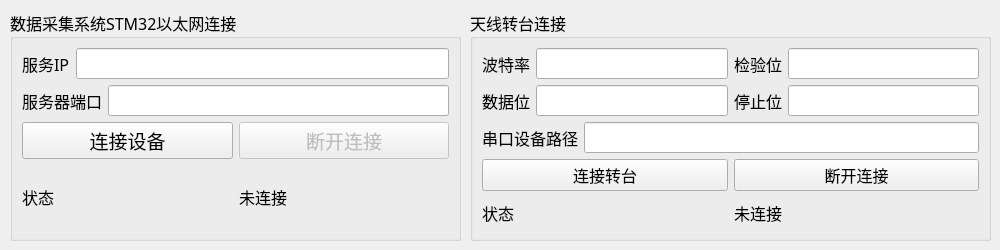
    <widget class="QWidget" name="tab_device_connect">
     <attribute name="title">
      <string>设备连接</string>
     </attribute>
     <widget class="QGroupBox" name="group_box_stm32_connection">
      <property name="geometry">
       <rect>
        <x>10</x>
        <y>10</y>
        <width>451</width>
        <height>231</height>
       </rect>
      </property>
      <property name="font">
       <font>
        <family>宋体</family>
        <pointsize>12</pointsize>
       </font>
      </property>
      <property name="layoutDirection">
       <enum>Qt::LeftToRight</enum>
      </property>
      <property name="title">
       <string>数据采集系统STM32以太网连接</string>
      </property>
      <layout class="QVBoxLayout" name="verticalLayout_5">
       <item>
        <layout class="QHBoxLayout" name="horizontalLayout">
         <item>
          <widget class="QLabel" name="label_2">
           <property name="font">
            <font>
             <family>宋体</family>
             <pointsize>12</pointsize>
            </font>
           </property>
           <property name="text">
            <string>服务IP</string>
           </property>
          </widget>
         </item>
         <item>
          <widget class="QLineEdit" name="lineEdit_local_ip"/>
         </item>
        </layout>
       </item>
       <item>
        <layout class="QHBoxLayout" name="horizontalLayout_8">
         <item>
          <widget class="QLabel" name="label_4">
           <property name="font">
            <font>
             <family>宋体</family>
             <pointsize>12</pointsize>
            </font>
           </property>
           <property name="text">
            <string>服务器端口</string>
           </property>
          </widget>
         </item>
         <item>
          <widget class="QLineEdit" name="lineEdit_local_port"/>
         </item>
        </layout>
       </item>
       <item>
        <layout class="QHBoxLayout" name="horizontalLayout_9">
         <item>
          <widget class="QPushButton" name="pushButton_connect">
           <property name="font">
            <font>
             <family>宋体</family>
             <pointsize>14</pointsize>
            </font>
           </property>
           <property name="text">
            <string>连接设备</string>
           </property>
          </widget>
         </item>
         <item>
          <widget class="QPushButton" name="pushButton_disconnect">
           <property name="enabled">
            <bool>false</bool>
           </property>
           <property name="font">
            <font>
             <family>宋体</family>
             <pointsize>14</pointsize>
            </font>
           </property>
           <property name="text">
            <string>断开连接</string>
           </property>
          </widget>
         </item>
        </layout>
       </item>
       <item>
        <layout class="QHBoxLayout" name="horizontalLayout_10">
         <item>
          <widget class="QLabel" name="label_5">
           <property name="font">
            <font>
             <family>宋体</family>
             <pointsize>12</pointsize>
            </font>
           </property>
           <property name="text">
            <string>状态</string>
           </property>
          </widget>
         </item>
         <item>
          <widget class="QLabel" name="label_status">
           <property name="font">
            <font>
             <family>宋体</family>
             <pointsize>12</pointsize>
            </font>
           </property>
           <property name="text">
            <string>未连接</string>
           </property>
           <property name="textFormat">
            <enum>Qt::PlainText</enum>
           </property>
          </widget>
         </item>
        </layout>
       </item>
      </layout>
     </widget>
     <widget class="QGroupBox" name="turntable_connection">
      <property name="geometry">
       <rect>
        <x>470</x>
        <y>10</y>
        <width>521</width>
        <height>231</height>
       </rect>
      </property>
      <property name="font">
       <font>
        <family>宋体</family>
        <pointsize>12</pointsize>
       </font>
      </property>
      <property name="layoutDirection">
       <enum>Qt::LeftToRight</enum>
      </property>
      <property name="title">
       <string>天线转台连接</string>
      </property>
      <layout class="QVBoxLayout" name="verticalLayout_13">
       <item>
        <layout class="QHBoxLayout" name="horizontalLayout_37">
         <item>
          <layout class="QHBoxLayout" name="horizontalLayout_29">
           <item>
            <widget class="QLabel" name="label_38">
             <property name="font">
              <font>
               <family>宋体</family>
               <pointsize>12</pointsize>
              </font>
             </property>
             <property name="text">
              <string>波特率</string>
             </property>
            </widget>
           </item>
           <item>
            <widget class="QLineEdit" name="lineEdit_baudrate"/>
           </item>
          </layout>
         </item>
         <item>
          <layout class="QHBoxLayout" name="horizontalLayout_30">
           <item>
            <widget class="QLabel" name="label_40">
             <property name="font">
              <font>
               <family>宋体</family>
               <pointsize>12</pointsize>
              </font>
             </property>
             <property name="text">
              <string>检验位</string>
             </property>
            </widget>
           </item>
           <item>
            <widget class="QLineEdit" name="lineEdit_parity"/>
           </item>
          </layout>
         </item>
        </layout>
       </item>
       <item>
        <layout class="QHBoxLayout" name="horizontalLayout_35">
         <item>
          <layout class="QHBoxLayout" name="horizontalLayout_31">
           <item>
            <widget class="QLabel" name="label_42">
             <property name="font">
              <font>
               <family>宋体</family>
               <pointsize>12</pointsize>
              </font>
             </property>
             <property name="text">
              <string>数据位</string>
             </property>
            </widget>
           </item>
           <item>
            <widget class="QLineEdit" name="lineEdit_dataBit"/>
           </item>
          </layout>
         </item>
         <item>
          <layout class="QHBoxLayout" name="horizontalLayout_32">
           <item>
            <widget class="QLabel" name="label_43">
             <property name="font">
              <font>
               <family>宋体</family>
               <pointsize>12</pointsize>
              </font>
             </property>
             <property name="text">
              <string>停止位</string>
             </property>
            </widget>
           </item>
           <item>
            <widget class="QLineEdit" name="lineEdit_stopBit"/>
           </item>
          </layout>
         </item>
        </layout>
       </item>
       <item>
        <layout class="QHBoxLayout" name="horizontalLayout_36">
         <item>
          <widget class="QLabel" name="label_44">
           <property name="font">
            <font>
             <family>宋体</family>
             <pointsize>12</pointsize>
            </font>
           </property>
           <property name="text">
            <string>串口设备路径</string>
           </property>
          </widget>
         </item>
         <item>
          <widget class="QLineEdit" name="lineEdit_port"/>
         </item>
        </layout>
       </item>
       <item>
        <layout class="QHBoxLayout" name="horizontalLayout_33">
         <item>
          <widget class="QPushButton" name="pushButton_connection">
           <property name="text">
            <string>连接转台</string>
           </property>
          </widget>
         </item>
         <item>
          <widget class="QPushButton" name="pushButton_disconnection">
           <property name="text">
            <string>断开连接</string>
           </property>
          </widget>
         </item>
        </layout>
       </item>
       <item>
        <layout class="QHBoxLayout" name="horizontalLayout_34">
         <item>
          <widget class="QLabel" name="label_37">
           <property name="font">
            <font>
             <family>宋体</family>
             <pointsize>12</pointsize>
            </font>
           </property>
           <property name="text">
            <string>状态</string>
           </property>
          </widget>
         </item>
         <item>
          <widget class="QLabel" name="connection_status">
           <property name="font">
            <font>
             <family>宋体</family>
             <pointsize>12</pointsize>
            </font>
           </property>
           <property name="text">
            <string>未连接</string>
           </property>
           <property name="textFormat">
            <enum>Qt::PlainText</enum>
           </property>
          </widget>
         </item>
        </layout>
       </item>
      </layout>
     </widget>
    </widget>
